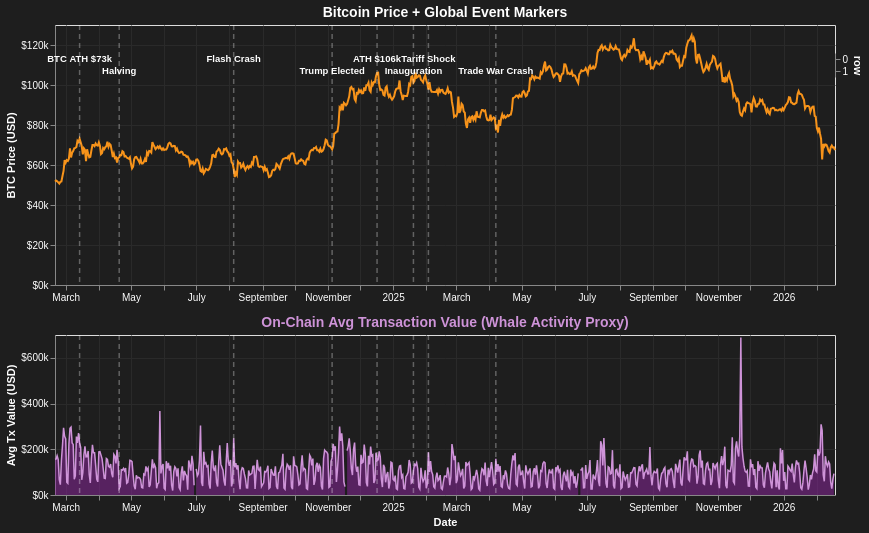

Write notebook code for a chart like this one.
### Code cell
# ── Chart 3: Annotated Timeline — BTC Price + Whale Signal + Global Events ─────
events = pd.DataFrame([
    {"date": "2024-03-14", "label": "BTC ATH $73k",    "row": 0},
    {"date": "2024-04-20", "label": "Halving",          "row": 1},
    {"date": "2024-08-05", "label": "Flash Crash",      "row": 0},
    {"date": "2024-11-05", "label": "Trump Elected",    "row": 1},
    {"date": "2024-12-17", "label": "ATH $106k",        "row": 0},
    {"date": "2025-01-20", "label": "Inauguration",     "row": 1},
    {"date": "2025-02-03", "label": "Tariff Shock",     "row": 0},
    {"date": "2025-04-07", "label": "Trade War Crash",  "row": 1},
])
events["date"] = pd.to_datetime(events["date"])

# Filter events to our data range
events = events[(events["date"] >= btc_h["date"].min()) & (events["date"] <= btc_h["date"].max())]

# ── Top panel: BTC price + event annotations
price_line = alt.Chart(btc_h).mark_line(color="#f7931a", strokeWidth=2).encode(
    x=alt.X("date:T", title=None),
    y=alt.Y("market_price_usd:Q", title="BTC Price (USD)", axis=alt.Axis(format="$~s")),
    tooltip=[alt.Tooltip("date:T"), alt.Tooltip("market_price_usd:Q", title="Price", format="$,.0f")]
)

event_rules = alt.Chart(events).mark_rule(
    color="white", opacity=0.3, strokeDash=[5, 4], strokeWidth=1.5
).encode(x="date:T")

event_labels = alt.Chart(events).mark_text(
    color="white", fontSize=9.5, align="center", fontWeight="bold"
).encode(
    x="date:T",
    y=alt.Y("row:O", scale=alt.Scale(domain=[0, 1], range=[28, 52])),
    text="label:N"
)

price_panel = (price_line + event_rules + event_labels).properties(
    width=780, height=260,
    title=alt.TitleParams("Bitcoin Price + Global Event Markers", color="white", fontSize=14)
)

# ── Bottom panel: Whale signal (avg tx value)
whale_area = alt.Chart(btc_h).mark_area(
    color="#9c27b0", opacity=0.45,
    line={"color": "#ce93d8", "strokeWidth": 1.5}
).encode(
    x=alt.X("date:T", title="Date"),
    y=alt.Y("avg_tx_value_usd:Q", title="Avg Tx Value (USD)", axis=alt.Axis(format="$~s")),
    tooltip=[
        alt.Tooltip("date:T"),
        alt.Tooltip("avg_tx_value_usd:Q", title="Avg Tx Value", format="$,.0f")
    ]
)

whale_panel = (whale_area + event_rules).properties(
    width=780, height=160,
    title=alt.TitleParams(
        "On-Chain Avg Transaction Value (Whale Activity Proxy)",
        color="#ce93d8", fontSize=14
    )
)

timeline = alt.vconcat(price_panel, whale_panel, spacing=12).configure(
    background="#1e1e1e"
).configure_axis(
    labelColor="white", titleColor="white", gridColor="#2a2a2a"
).configure_legend(
    labelColor="white", titleColor="white"
)

timeline

### Figure 1 — Vega-Lite specification as saved in the notebook (floating-point values rounded to 4 significant figures; data arrays with more than 128 entries replaced by an {"elided": "..."} marker saying what was removed)
{"$schema": "https://vega.github.io/schema/vega-lite/v5.8.0.json", "config": {"axis": {"gridColor": "#2a2a2a", "labelColor": "white", "titleColor": "white"}, "background": "#1e1e1e", "legend": {"labelColor": "white", "titleColor": "white"}, "view": {"continuousHeight": 300, "continuousWidth": 300}}, "datasets": {"data-61f59a538429b2cf1e171c24e065c2d9": [{"date": "2024-03-14T00:00:00", "label": "BTC ATH $73k", "row": 0}, {"date": "2024-04-20T00:00:00", "label": "Halving", "row": 1}, {"date": "2024-08-05T00:00:00", "label": "Flash Crash", "row": 0}, {"date": "2024-11-05T00:00:00", "label": "Trump Elected", "row": 1}, {"date": "2024-12-17T00:00:00", "label": "ATH $106k", "row": 0}, {"date": "2025-01-20T00:00:00", "label": "Inauguration", "row": 1}, {"date": "2025-02-03T00:00:00", "label": "Tariff Shock", "row": 0}, {"date": "2025-04-07T00:00:00", "label": "Trade War Crash", "row": 1}], "data-6671b0c88af43d4f2d0c5307d2775319": {"elided": "730 records"}}, "spacing": 12, "vconcat": [{"height": 260, "layer": [{"data": {"name": "data-6671b0c88af43d4f2d0c5307d2775319"}, "encoding": {"tooltip": [{"field": "date", "type": "temporal"}, {"field": "market_price_usd", "format": "$,.0f", "title": "Price", "type": "quantitative"}], "x": {"field": "date", "title": null, "type": "temporal"}, "y": {"axis": {"format": "$~s"}, "field": "market_price_usd", "title": "BTC Price (USD)", "type": "quantitative"}}, "mark": {"color": "#f7931a", "strokeWidth": 2, "type": "line"}}, {"data": {"name": "data-61f59a538429b2cf1e171c24e065c2d9"}, "encoding": {"x": {"field": "date", "type": "temporal"}}, "mark": {"color": "white", "opacity": 0.3, "strokeDash": [5, 4], "strokeWidth": 1.5, "type": "rule"}}, {"data": {"name": "data-61f59a538429b2cf1e171c24e065c2d9"}, "encoding": {"text": {"field": "label", "type": "nominal"}, "x": {"field": "date", "type": "temporal"}, "y": {"field": "row", "scale": {"domain": [0, 1], "range": [28, 52]}, "type": "ordinal"}}, "mark": {"align": "center", "color": "white", "fontSize": 9.5, "fontWeight": "bold", "type": "text"}}], "title": {"color": "white", "fontSize": 14, "text": "Bitcoin Price + Global Event Markers"}, "width": 780}, {"height": 160, "layer": [{"data": {"name": "data-6671b0c88af43d4f2d0c5307d2775319"}, "encoding": {"tooltip": [{"field": "date", "type": "temporal"}, {"field": "avg_tx_value_usd", "format": "$,.0f", "title": "Avg Tx Value", "type": "quantitative"}], "x": {"field": "date", "title": "Date", "type": "temporal"}, "y": {"axis": {"format": "$~s"}, "field": "avg_tx_value_usd", "title": "Avg Tx Value (USD)", "type": "quantitative"}}, "mark": {"color": "#9c27b0", "line": {"color": "#ce93d8", "strokeWidth": 1.5}, "opacity": 0.45, "type": "area"}}, {"data": {"name": "data-61f59a538429b2cf1e171c24e065c2d9"}, "encoding": {"x": {"field": "date", "type": "temporal"}}, "mark": {"color": "white", "opacity": 0.3, "strokeDash": [5, 4], "strokeWidth": 1.5, "type": "rule"}}], "title": {"color": "#ce93d8", "fontSize": 14, "text": "On-Chain Avg Transaction Value (Whale Activity Proxy)"}, "width": 780}]}
